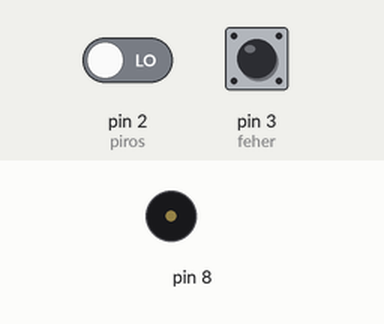
Bench run of a sketch on a simulated Arduino Uno, built with avr-gcc and run on an emulated ATmega328P. Parts: buzzer (waves = sounding). The test bench sets the inputs (shaded band); at power-on: pin 2 (piros) LOW, pin 3 (feher) HIGH.

Above: at 0.5 s.
Timing chart, 0 to 3.0 s (numbered marks = the images above):
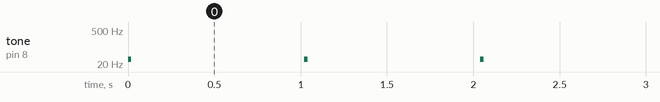

The sketch:

tonepicker.ino
```cpp
int selected=0;
#define piros 2
#define feher 3
const uint16_t tones[]={ 31  ,
33  ,
35  ,
37  ,
39  ,
41  ,
44  ,
46  ,
49  ,
52  ,
55  ,
58  ,
62  ,
65  ,
69  ,
73  ,
78  ,
82  ,
87  ,
93  ,
98  ,
104 ,
110 ,
117 ,
123 ,
131 ,
139 ,
147 ,
156 ,
165 ,
175 ,
185 ,
196 ,
208 ,
220 ,
233 ,
247 ,
262 ,
277 ,
294 ,
311 ,
330 ,
349 ,
370 ,
392 ,
415 ,
440 ,
466 ,
494 ,
523 ,
554 ,
587 ,
622 ,
659 ,
698 ,
740 ,
784 ,
831 ,
880 ,
932 ,
988 ,
1047  ,
1109  ,
1175  ,
1245  ,
1319  ,
1397  ,
1480  ,
1568  ,
1661  ,
1760  ,
1865  ,
1976  ,
2093  ,
2217  ,
2349  ,
2489  ,
2637  ,
2794  ,
2960  ,
3136  ,
3322  ,
3520  ,
3729  ,
3951  ,
4186  ,
4435  ,
4699  ,
4978  ,
};


void setup() {
  // put your setup code here, to run once:
pinMode(piros,INPUT_PULLUP);
pinMode(feher,INPUT_PULLUP);
  attachInterrupt(digitalPinToInterrupt(piros), hatra, FALLING);
  attachInterrupt(digitalPinToInterrupt(feher), elore, FALLING);
}

void loop() {
    if(selected<0 or selected>89)
selected=0;
 tone(8,tones[selected]);
delay(20);
 noTone(8);
 delay(1000);

}

void elore(){
  if(digitalRead(3)==HIGH)
  selected++;}
void hatra(){if(digitalRead(2)==HIGH)
  selected--;}
```

Measured:
- by itself, tone on pin 8: alternates 31 Hz for 0.02 s and silent for 1.0 s
